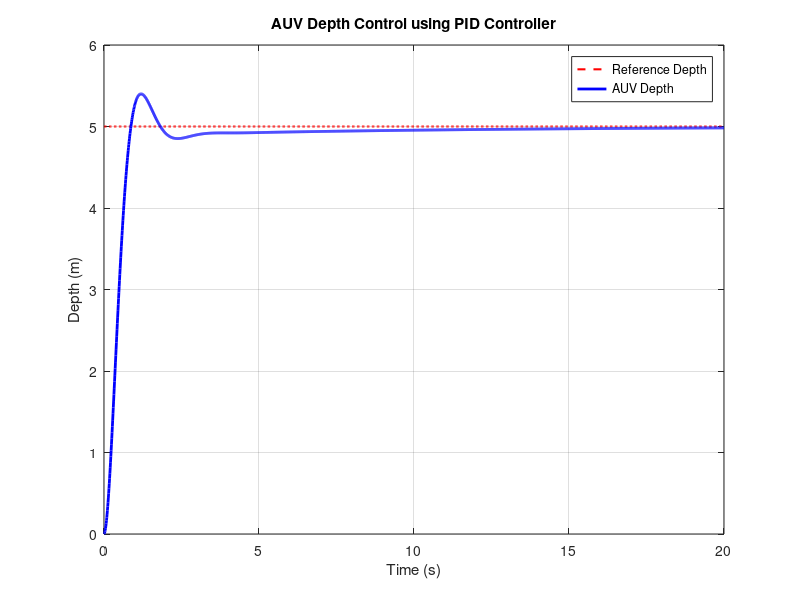

Write MATLAB code to recreate this figure.
% PID Controller for AUV Depth Control
clc; clear; close all;

% System parameters
m = 5;
b = 4;
k = 3;

% PID gains
Kp = 50;
Ki = 5;
Kd = 15;

% Simulation settings
dt = 0.01;
T = 20;
t = 0:dt:T;
N = length(t);

% Reference depth
z_ref = 5 * ones(1, N);

% Initialization
z = zeros(1, N);
v = zeros(1, N);
u = zeros(1, N);
e_int = 0;

for i = 1:N-1
    e = z_ref(i) - z(i); % Error
    e_int = e_int + e * dt; % Integral of error
    de = -v(i); % Derivative of error

    % PID control
    u(i) = Kp * e + Ki * e_int + Kd * de;

    % System dynamics
    a = (1/m) * (u(i) - b * v(i) - k * z(i));
    v(i+1) = v(i) + a * dt;
    z(i+1) = z(i) + v(i+1) * dt;
end

% Plotting
figure;
plot(t, z_ref, 'r--', 'LineWidth', 1.5); hold on;
plot(t, z, 'b', 'LineWidth', 2);
xlabel('Time (s)');
ylabel('Depth (m)');
legend('Reference Depth', 'AUV Depth');
title('AUV Depth Control using PID Controller');
grid on;